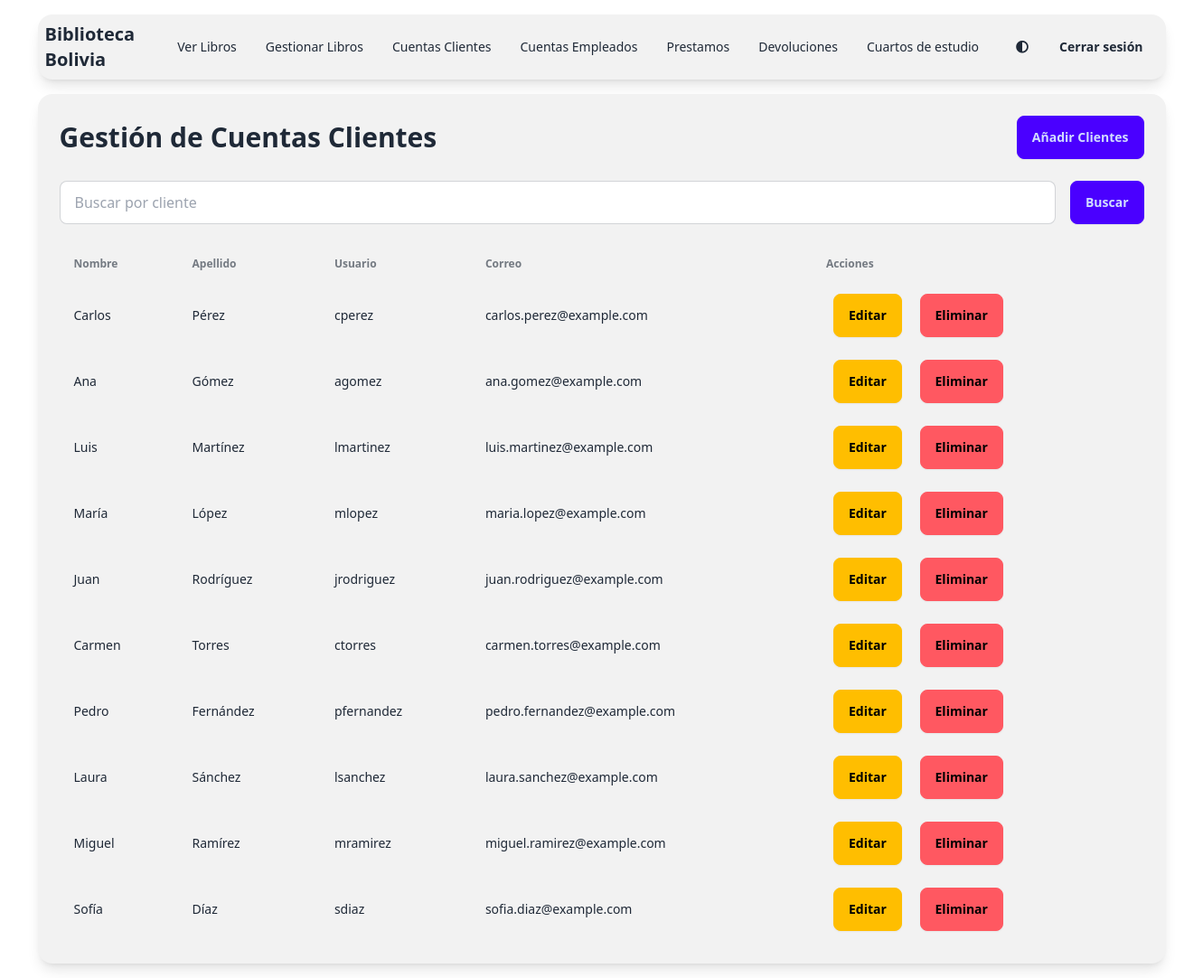
The page /app/views/viewsEmpleado/gestionClientes.php (signed in) on the database its author committed.
### tables this page shows
CREATE TABLE CLIENTES (
    codUsuarios INT AUTO_INCREMENT PRIMARY KEY,
    nombre VARCHAR(45),
    apellido VARCHAR(45),
    ci VARCHAR(45),
    direccion VARCHAR(45),
    telefono VARCHAR(45),
    correo VARCHAR(45),
    usuario VARCHAR(45),
    password VARCHAR(45),
    rol VARCHAR(45)
);

### app/views/viewsEmpleado/gestionClientes.php (the view, shortened to what this page needs)
<?php
require_once __DIR__ . '/../../config/conexion.php';
$search = isset($_GET['search']) ? $_GET['search'] : '';
?>
<!DOCTYPE html>
<html lang="es" data-theme="light">
<head>
    <link href="https://cdn.jsdelivr.net/npm/daisyui@4.12.10/dist/full.min.css" rel="stylesheet" type="text/css" />
    <link rel="stylesheet" href="https://cdnjs.cloudflare.com/ajax/libs/font-awesome/5.15.3/css/all.min.css">
</head>
<body>
    <div class="min-h-screen bg-base-100 text-base-content">
        <div class="container mx-auto p-4">
            <?php include "../viewsEmpleado/menuEmpleado.php"; ?>
            <div class="bg-base-200 p-6 rounded-box shadow-lg">
                <div class="flex justify-between items-center mb-6">
                    <h1 class="text-3xl font-bold">Gestión de Cuentas Clientes</h1>
                    <a href="../../controllers/gestionCuentasClientes/anadir.php" class="btn btn-primary">Añadir Clientes</a>
                </div>
                <form method="GET" class="flex flex-col sm:flex-row gap-4 mb-6">
                    <input type="text" name="search" value="<?php echo htmlspecialchars($search); ?>" placeholder="Buscar por cliente" class="input input-bordered flex-grow">
                    <button type="submit" class="btn btn-primary">Buscar</button>
                </form>
                <div class="overflow-x-auto">
                    <table class="table w-full">
                        <thead>
                            <tr>
                                <th>Nombre</th>
                                <th>Apellido</th>
                                <th>Usuario</th>
                                <th>Correo</th>
                                <th>Acciones</th>
                            </tr>
                        </thead>
                        <tbody>
                            <?php
                            $sql = "SELECT CLIENTES.codUsuarios, CLIENTES.nombre, CLIENTES.apellido, CLIENTES.usuario, CLIENTES.correo
                                    FROM CLIENTES
                                    WHERE CLIENTES.usuario LIKE ? OR CLIENTES.nombre LIKE ? OR CLIENTES.apellido LIKE ?";
                            $stmt = $conexion->prepare($sql);
                            $searchParam = "%$search%";
                            $stmt->bind_param("sss", $searchParam, $searchParam, $searchParam);
                            $stmt->execute();
                            $result = $stmt->get_result();
                            if ($result->num_rows > 0) {
                                while ($row = $result->fetch_assoc()) {
                                    echo "<tr>
                                    <td>" . htmlspecialchars($row["nombre"]) . "</td>
                                    <td>" . htmlspecialchars($row["apellido"]) . "</td>
                                    <td>" . htmlspecialchars($row["usuario"]) . "</td>
                                    <td>" . htmlspecialchars($row["correo"]) . "</td>
                                    <td>
                                        <a href='../../controllers/gestionCuentasClientes/editar.php?id=" . urlencode($row["codUsuarios"]) . "' class='btn btn-warning btn-md mx-2'>Editar</a>
                                        <a href='../../controllers/gestionCuentasClientes/eliminar.php?id=" . urlencode($row["codUsuarios"]) . "' class='btn btn-error btn-md mx-2'>Eliminar</a>
                                    </td>
                                  </tr>";
                                }
                            } else {
                                echo "<tr><td colspan='5' class='text-center'>No hay clientes</td></tr>";
                            }
                            ?>
                        </tbody>
                    </table>
                </div>
            </div>
        </div>
    </div>
</body>
</html>

### rows shown on the page
clientes: nombre "Carlos", apellido "Pérez", usuario "cperez", correo "carlos.perez@example.com"
clientes: nombre "Ana", apellido "Gómez", usuario "agomez", correo "ana.gomez@example.com"
clientes: nombre "Luis", apellido "Martínez", usuario "lmartinez", correo "luis.martinez@example.com"
clientes: nombre "María", apellido "López", usuario "mlopez", correo "maria.lopez@example.com"
clientes: nombre "Juan", apellido "Rodríguez", usuario "jrodriguez", correo "juan.rodriguez@example.com"
clientes: nombre "Carmen", apellido "Torres", usuario "ctorres", correo "carmen.torres@example.com"
clientes: nombre "Pedro", apellido "Fernández", usuario "pfernandez", correo "pedro.fernandez@example.com"
clientes: nombre "Laura", apellido "Sánchez", usuario "lsanchez", correo "laura.sanchez@example.com"
clientes: nombre "Miguel", apellido "Ramírez", usuario "mramirez", correo "miguel.ramirez@example.com"
clientes: nombre "Sofía", apellido "Díaz", usuario "sdiaz", correo "sofia.diaz@example.com"
